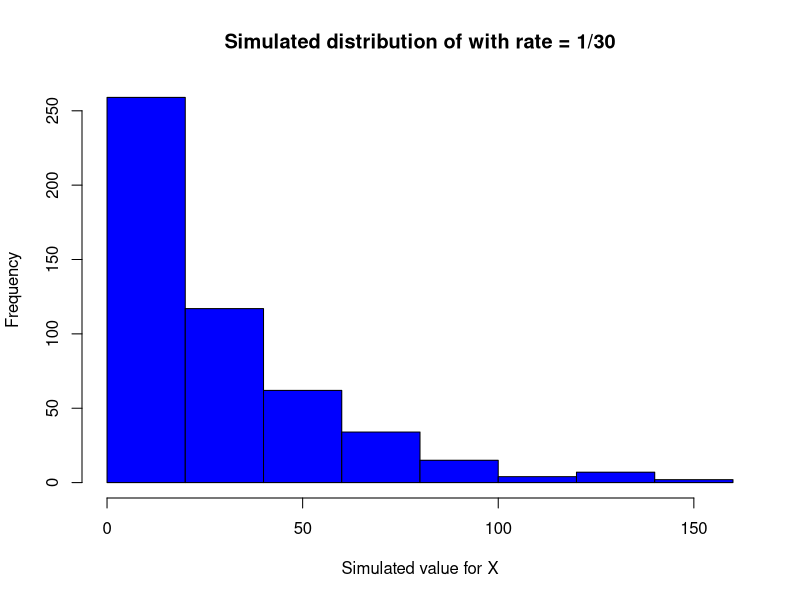
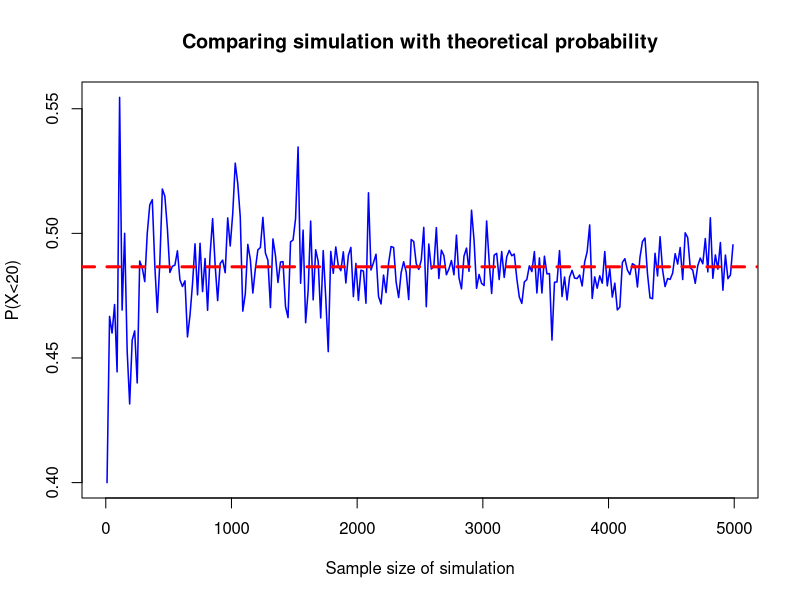

Here is the R script that generated these plots, in order:
## ---- chunk 1
knitr::opts_chunk$set(message=FALSE,echo=TRUE,results='hide')
## ---- chunk 2

n <- 500
X <- rexp(n,rate = 1/30)

hist(X,col = 'blue',
     main = "Simulated distribution of with rate = 1/30", 
     xlab = 'Simulated value for X', 
     ylab = 'Frequency')

## ---- chunk 3

p_sim <-function(n,rate,x){
  simVals <-rexp(n =n, rate = rate)
  print(head(simVals))
  return(sum(ifelse(simVals<=x,1,0))/n)
}


ns<-seq(10,5000,20)

probList<-lapply(ns, function(n){p_sim(n=n,rate = 1/30, x = 20)})

plot(ns,unlist(probList),
     lwd = 1.5,
     col='blue',
     type = 'l',
     ylab='P(X<20)',
     xlab='Sample size of simulation',
     main ='Comparing simulation with theoretical probability')

abline(b=0,a=pexp(20,1/30),col = 'red',lwd = 3,lty = 2)
legend(70,0.35,legend = c('Simulated','Exact'),col = c('blue','red'),lty=1:2, cex=0.8)

